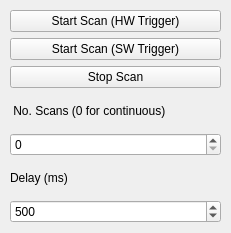
<?xml version="1.0" encoding="UTF-8"?>
<ui version="4.0">
 <class>Scanning</class>
 <widget class="QWidget" name="Scanning">
  <property name="geometry">
   <rect>
    <x>0</x>
    <y>0</y>
    <width>231</width>
    <height>233</height>
   </rect>
  </property>
  <property name="windowTitle">
   <string>Form</string>
  </property>
  <widget class="QWidget" name="verticalLayoutWidget">
   <property name="geometry">
    <rect>
     <x>10</x>
     <y>10</y>
     <width>211</width>
     <height>213</height>
    </rect>
   </property>
   <layout class="QVBoxLayout" name="verticalLayout">
    <item>
     <widget class="QPushButton" name="startScanHWTrigger">
      <property name="text">
       <string>Start Scan (HW Trigger)</string>
      </property>
     </widget>
    </item>
    <item>
     <widget class="QPushButton" name="startScanSWTrigger">
      <property name="text">
       <string>Start Scan (SW Trigger)</string>
      </property>
     </widget>
    </item>
    <item>
     <widget class="QPushButton" name="stopScan">
      <property name="text">
       <string>Stop Scan</string>
      </property>
     </widget>
    </item>
    <item>
     <widget class="QLabel" name="label">
      <property name="text">
       <string> No. Scans (0 for continuous)</string>
      </property>
     </widget>
    </item>
    <item>
     <widget class="QSpinBox" name="numberScans"/>
    </item>
    <item>
     <widget class="QLabel" name="label_2">
      <property name="text">
       <string>Delay (ms)</string>
      </property>
     </widget>
    </item>
    <item>
     <widget class="QSpinBox" name="delayMs">
      <property name="maximum">
       <number>5000</number>
      </property>
      <property name="singleStep">
       <number>100</number>
      </property>
      <property name="value">
       <number>500</number>
      </property>
     </widget>
    </item>
   </layout>
  </widget>
 </widget>
 <resources/>
 <connections/>
</ui>
